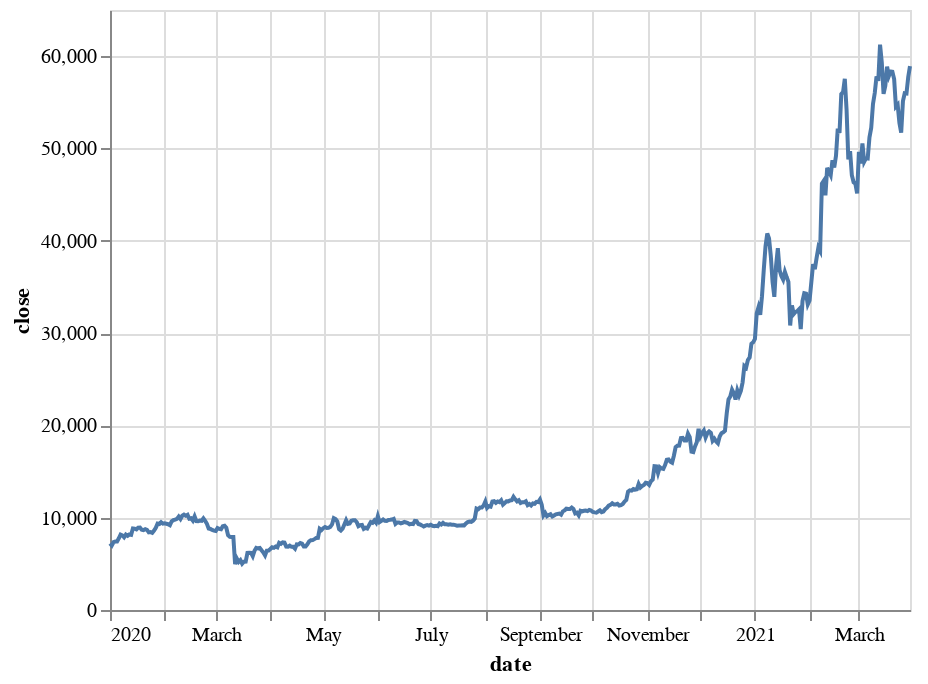

Write notebook code for a chart like this one.
### Code cell
starting_value = btc_df[btc_df['date'] == min(btc_df['date'])]['close'].iloc[0]
final_value = btc_df[btc_df['date'] == max(btc_df['date'])]['close'].iloc[0]
percentage_change = (final_value - starting_value) / abs(starting_value) * 100

print(f"First Price: ${starting_value}; Last Price: ${final_value}")
print(f"Change in Price (Amount): ${round(final_value - starting_value, 4)}")
print(f"Change in Price (Percentage): {round(percentage_change, 2)}%")

alt.Chart(btc_df).mark_line().encode(
    x='date:T',
    y='close:Q'
)

### Figure 1 — Vega-Lite specification as saved in the notebook (floating-point values rounded to 4 significant figures; data arrays with more than 128 entries replaced by an {"elided": "..."} marker saying what was removed)
{"config": {"view": {"continuousWidth": 400, "continuousHeight": 300}}, "data": {"name": "data-b93de93c0939ba5a4250671154754379"}, "mark": "line", "encoding": {"x": {"type": "temporal", "field": "date"}, "y": {"type": "quantitative", "field": "close"}}, "$schema": "https://vega.github.io/schema/vega-lite/v4.8.1.json", "datasets": {"data-b93de93c0939ba5a4250671154754379": {"elided": "455 records"}}}
